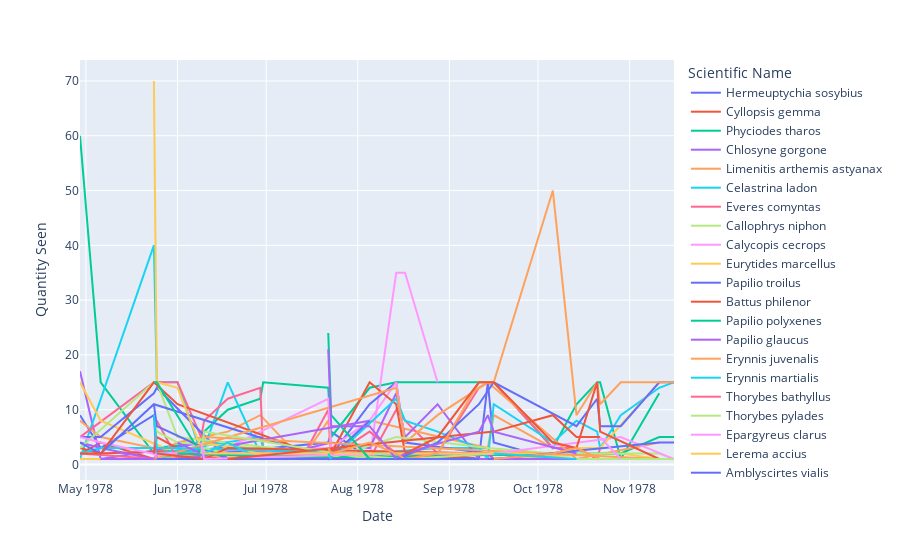

Notebook code for this chart:
### Code cell
butterfly78 = butterfly[butterfly["Date"] < "1-1-1980"]
butterFig78 = px.line(butterfly78, x="Date", y="Quantity Seen", color="Scientific Name")
#butterFig78.write_html("butterFig.html")
butterFig78.show()
